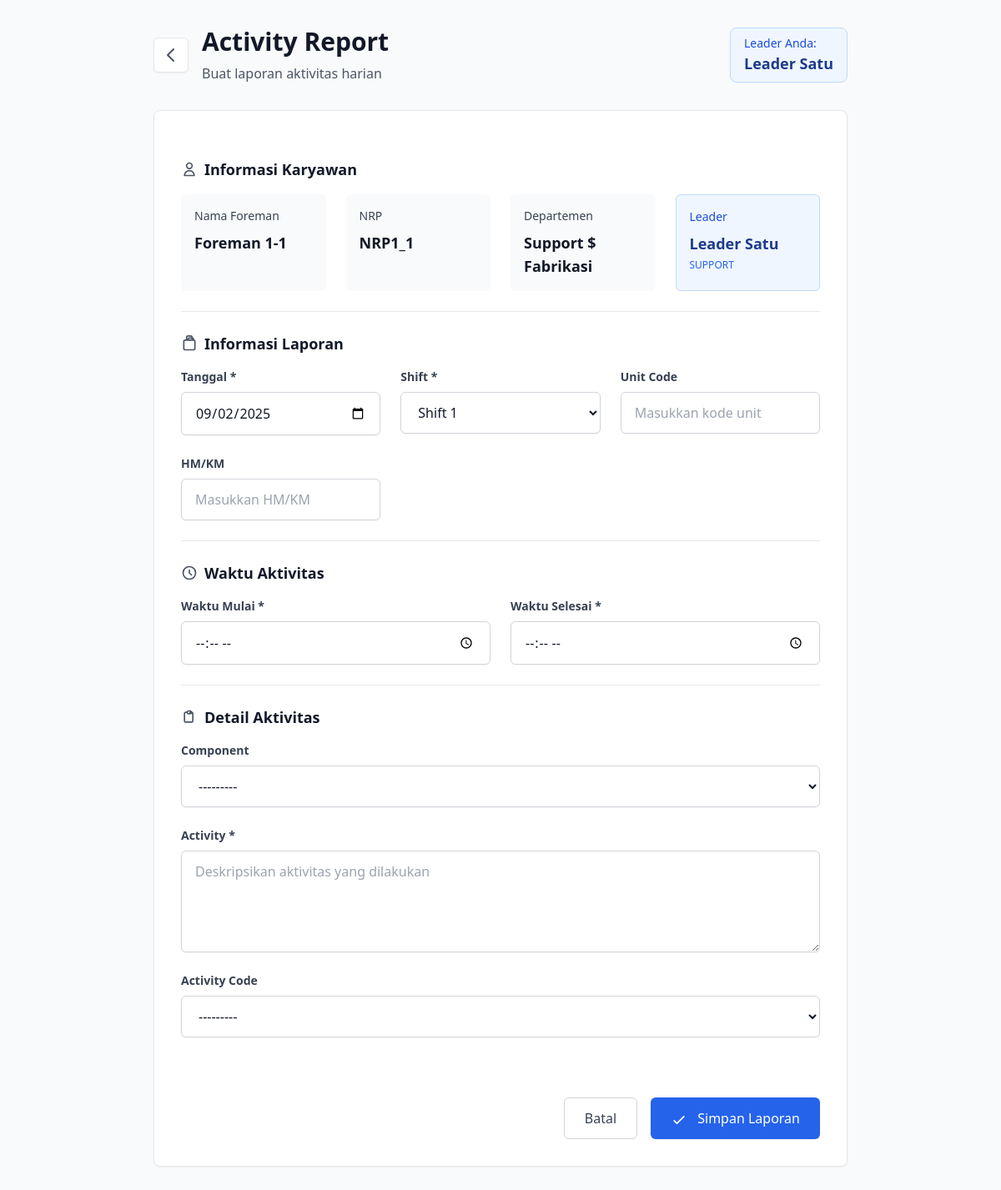
/activity-report/create/ (signed in), run on the app's committed database.
### dashboard/models.py (models this page shows, shortened)
class User(AbstractUser):
    ROLE_CHOICES = [
        ("superadmin", "Super Admin"),
        ("admin", "Admin"),
        ("leader", "Leader"),
        ("foreman", "Foreman"),
    ]
    DEPARTMENT_CHOICES = [
        ("SUPPORT", "Support $ Fabrikasi"),
        ("TRACK", "Track"),
        ("PLANT", "Plant Coal Hauling"),
        ("WHEEL", "Wheel"),
    ]
    name = models.CharField(max_length=150, blank=True, null=True)
    phone = models.CharField(max_length=20, blank=True, null=True)
    nrp = models.CharField(max_length=20, blank=True, null=True)
    username = models.CharField(max_length=150, unique=True)
    email = models.EmailField(max_length=254, unique=True)
    role = models.CharField(max_length=20, choices=ROLE_CHOICES, default="foreman")
    department = models.CharField(
        max_length=100, choices=DEPARTMENT_CHOICES, blank=True, null=True
    )
    leader = models.ForeignKey(
        "self",
        on_delete=models.SET_NULL,
        null=True,
        blank=True,
        limit_choices_to={"role": "leader"},
        related_name="foremen",
    )
    leader_quota = models.OneToOneField(
        LeaderQuota,
        on_delete=models.SET_NULL,
        null=True,
        blank=True,
        related_name="leader_user",
    )
    shift = models.IntegerField(default=1, choices=[(1, "Shift 1"), (2, "Shift 2")])
    created_at = models.DateTimeField(auto_now_add=True)
    updated_at = models.DateTimeField(auto_now=True)

### dashboard/views.py (the view, shortened to what this page needs)
        def wrapped(request, *args, **kwargs):
            if not request.user.is_authenticated:
                return redirect('login')
            return view_func(request, *args, **kwargs)

### dashboard/views.py (called while the page is built, shortened)
def role_required(allowed_roles):
    def decorator(view_func):
        def wrapped(request, *args, **kwargs):
            if not request.user.is_authenticated:
                return redirect('login')
            return view_func(request, *args, **kwargs)
        return wrapped
    return decorator

### dashboard/templates/foreman/foreman_create_activity_report.html (shortened to what this page needs)
{% extends 'base.html' %}
{% load static %}
{% block content %}
<div class="min-h-screen bg-gray-50 py-8">
    <div class="max-w-4xl mx-auto px-4 sm:px-6 lg:px-8">
        <div class="mb-8">
            <div class="flex items-center justify-between">
                <div class="flex items-center space-x-4">
                    <a href="{% url 'foreman_dashboard' %}"
                       class="p-2 bg-white rounded-md shadow-sm border hover:bg-gray-50 transition-colors">
                        <svg class="w-6 h-6 text-gray-600" fill="none" stroke="currentColor" viewBox="0 0 24 24">
                            <path stroke-linecap="round" stroke-linejoin="round" stroke-width="2" d="M15 19l-7-7 7-7"></path>
                        </svg>
                    </a>
                    <div>
                        <h1 class="text-3xl font-bold text-gray-900">Activity Report</h1>
                        <p class="text-gray-600 mt-2">Buat laporan aktivitas harian</p>
                    </div>
                </div>
                <div class="bg-blue-50 border border-blue-200 rounded-lg px-4 py-2">
                    <div class="text-sm text-blue-700 font-medium">Leader Anda:</div>
                    <div class="text-lg font-bold text-blue-900">
                        {% if user.leader %}
                            {{ user.leader.name|default:user.leader.get_full_name }}
                        {% else %}
                            <span class="text-red-600">Tidak ada leader</span>
                        {% endif %}
                    </div>
                </div>
            </div>
        </div>
        <div class="bg-white rounded-lg shadow-sm border p-8">
            <form method="post" class="space-y-6">
                <div class="border-b border-gray-200 pb-6">
                    <h3 class="text-lg font-semibold text-gray-900 mb-4 flex items-center">
                        <svg class="w-5 h-5 mr-2 text-gray-600" fill="none" stroke="currentColor" viewBox="0 0 24 24">
                            <path stroke-linecap="round" stroke-linejoin="round" stroke-width="2" d="M16 7a4 4 0 11-8 0 4 4 0 018 0zM12 14a7 7 0 00-7 7h14a7 7 0 00-7-7z"></path>
                        </svg>
                        Informasi Karyawan
                    </h3>
                    <div class="grid grid-cols-1 md:grid-cols-4 gap-6">
                        <div class="bg-gray-50 rounded-md p-4">
                            <label class="block text-sm font-medium text-gray-700 mb-2">Nama Foreman</label>
                            <div class="text-lg font-semibold text-gray-900">{{ user.name|default:user.get_full_name }}</div>
                        </div>
                        <div class="bg-gray-50 rounded-md p-4">
                            <label class="block text-sm font-medium text-gray-700 mb-2">NRP</label>
                            <div class="text-lg font-semibold text-gray-900">{{ user.nrp|default:"-" }}</div>
                        </div>
                        <div class="bg-gray-50 rounded-md p-4">
                            <label class="block text-sm font-medium text-gray-700 mb-2">Departemen</label>
                            <div class="text-lg font-semibold text-gray-900">{{ user.get_department_display|default:"-" }}</div>
                        </div>
                        <div class="bg-blue-50 rounded-md p-4 border border-blue-200">
                            <label class="block text-sm font-medium text-blue-700 mb-2">Leader</label>
                            <div class="text-lg font-semibold text-blue-900">
                                {% if user.leader %}
                                    {{ user.leader.name|default:user.leader.get_full_name }}
                                {% else %}
                                    <span class="text-red-600">Tidak ada leader</span>
                                {% endif %}
                            </div>
                            {% if user.leader %}
                                <div class="text-xs text-blue-600 mt-1">
                                    {{ user.leader.department|default:"-" }}
                                </div>
                            {% endif %}
                        </div>
                    </div>
                </div>
                <div class="border-b border-gray-200 pb-6">
                    <h3 class="text-lg font-semibold text-gray-900 mb-4 flex items-center">
                        Informasi Laporan
                    </h3>
                    <div class="grid grid-cols-1 md:grid-cols-3 gap-6">
                        <div class="space-y-2">
                            <label class="block text-sm font-semibold text-gray-700">{{ form.date.label }} *</label>
                            {{ form.date }}
                        </div>
                        <div class="space-y-2">
                            <label class="block text-sm font-semibold text-gray-700">{{ form.shift.label }} *</label>
                            {{ form.shift }}
                        </div>
                        <div class="space-y-2">
                            <label class="block text-sm font-semibold text-gray-700">{{ form.Unit_Code.label }}</label>
                            {{ form.Unit_Code }}
                        </div>
                        <div class="space-y-2">
                            <label class="block text-sm font-semibold text-gray-700">{{ form.Hmkm.label }}</label>
                            {{ form.Hmkm }}
                        </div>
                    </div>
                </div>
                <div class="border-b border-gray-200 pb-6">
                    <h3 class="text-lg font-semibold text-gray-900 mb-4 flex items-center">
                        <svg class="w-5 h-5 mr-2 text-gray-600" fill="none" stroke="currentColor" viewBox="0 0 24 24">
                            <path stroke-linecap="round" stroke-linejoin="round" stroke-width="2" d="M12 8v4l3 3m6-3a9 9 0 11-18 0 9 9 0 0118 0z"></path>
                        </svg>
                        Waktu Aktivitas
                    </h3>
                    <div class="grid grid-cols-1 md:grid-cols-2 gap-6">
                        <div class="space-y-2">
                            <label class="block text-sm font-semibold text-gray-700">{{ form.start_time.label }} *</label>
                            {{ form.start_time }}
                        </div>
                        <div class="space-y-2">
                            <label class="block text-sm font-semibold text-gray-700">{{ form.end_time.label }} *</label>
                            {{ form.end_time }}
                        </div>
                    </div>
                </div>
                <div class="pb-6">
                    <h3 class="text-lg font-semibold text-gray-900 mb-4 flex items-center">
                        <svg class="w-5 h-5 mr-2 text-gray-600" fill="none" stroke="currentColor" viewBox="0 0 24 24">
                            <path stroke-linecap="round" stroke-linejoin="round" stroke-width="2" d="M9 5H7a2 2 0 00-2 2v10a2 2 0 002 2h8a2 2 0 002-2V7a2 2 0 00-2-2h-2M9 5a2 2 0 002 2h2a2 2 0 002-2M9 5a2 2 0 012-2h2a2 2 0 012 2"></path>
                        </svg>
                        Detail Aktivitas
                    </h3>
                    <div class="space-y-6">
                        <div class="space-y-2">
                            <label class="block text-sm font-semibold text-gray-700">{{ form.component.label }}</label>
                            {{ form.component }}
                        </div>
                        <div class="space-y-2">
                            <label class="block text-sm font-semibold text-gray-700">{{ form.activities.label }} *</label>
                            {{ form.activities }}
                        </div>
                        <div class="space-y-2">
                            <label class="block text-sm font-semibold text-gray-700">{{ form.activities_code.label }}</label>
                            {{ form.activities_code }}
                        </div>
                    </div>
                </div>
                <div class="flex justify-end space-x-4 pt-6">
                    <a href="{% url 'foreman_dashboard' %}"
                       class="px-6 py-3 border border-gray-300 text-gray-700 font-medium rounded-md hover:bg-gray-50 transition-colors">
                        Batal
                    </a>
                    <button type="submit"
                            class="px-6 py-3 bg-blue-600 text-white font-medium rounded-md hover:bg-blue-700 transition-colors shadow-sm">
                        <svg class="w-5 h-5 inline mr-2" fill="none" stroke="currentColor" viewBox="0 0 24 24">
                            <path stroke-linecap="round" stroke-linejoin="round" stroke-width="2" d="M5 13l4 4L19 7"></path>
                        </svg>
                        Simpan Laporan
                    </button>
                </div>
            </form>
        </div>
    </div>
</div>
{% endblock %}

### data on the page
User: leader.name "Leader Satu", name "Foreman 1-1", nrp "NRP1_1", department "Support $ Fabrikasi", leader.department "SUPPORT"
